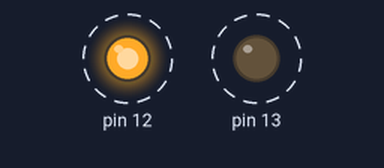
Recording of a sketch running on a simulated Arduino Uno, built with avr-gcc and run on an emulated ATmega328P. Shown: output pins drawn as LEDs (lit = HIGH). Dashed ring = blinking.

Above: at 0.3 s.
Timing chart, 0 to 4.8 s (numbered marks = the images above):
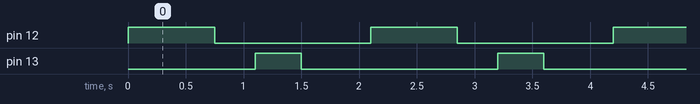

Measured:
- by itself, pin 12: alternates HIGH for 0.75 s and LOW for 1.4 s
- by itself, pin 13: alternates HIGH for 0.40 s and LOW for 1.7 s
- by itself, everything shown: repeats every 2.1 s, in 4 steps

The sketch:

SimpleLEDBlink.ino
```cpp
//2 LEDs whose anodes connected to 12 and 13
//LED1 flashing ON = 750ms, OFF = 350ms
//LED2 flashing ON = 400ms, OFF = 600ms

void setup()
{
  pinMode(13, OUTPUT);
  pinMode(12, OUTPUT);
}

void loop()
{
  flash(12, 750, 350);
  flash(13, 400, 600);
}

void flash(int pin, int periodON, int periodOFF)
{
  digitalWrite(pin, HIGH);   // turn the LED on (HIGH is the voltage level)
  delay(periodON);                       // wait for a second
  digitalWrite(pin, LOW);    // turn the LED off by making the voltage LOW
  delay(periodOFF);                       // wait for a second
}
```
